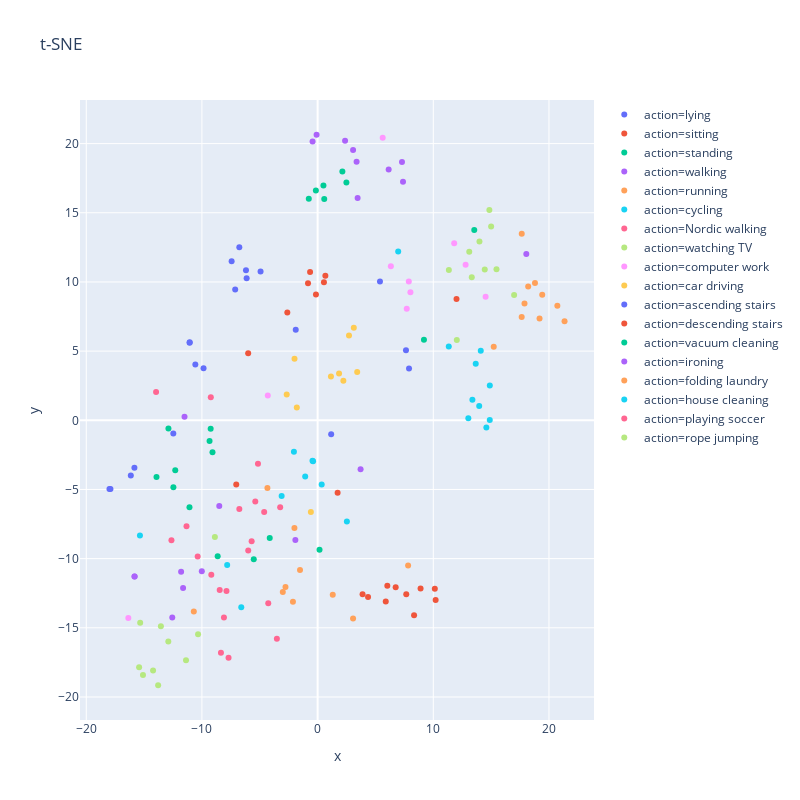
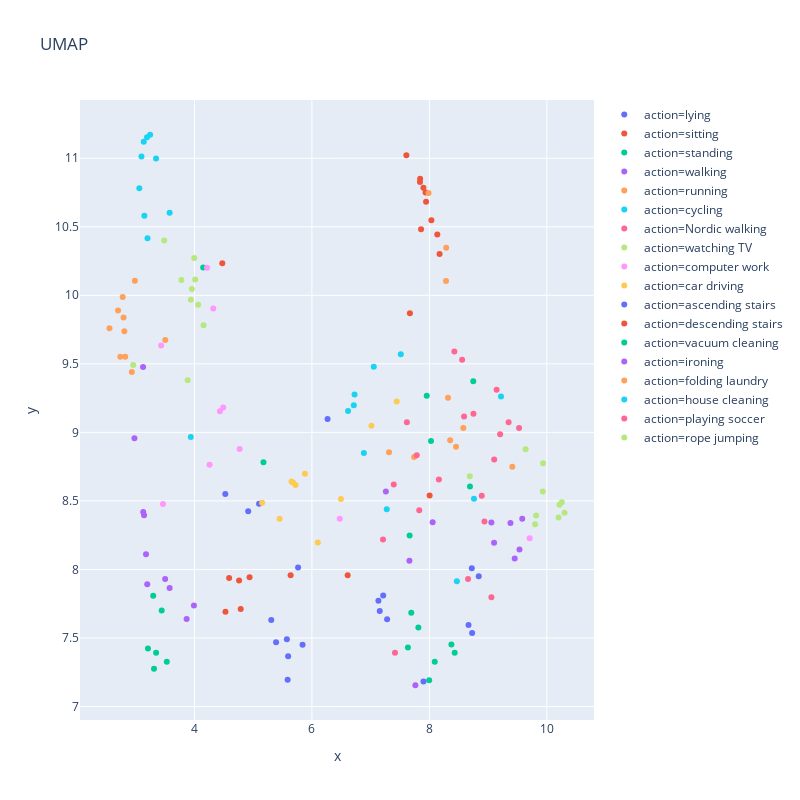

Notebook source saved alongside these figures, in order:
### Code cell
val_actions, val_labels, val_lm = get_action_vector(ae_model, skel_dt, device, class_ids=range(18), class_names=dataReader.idToLabel)
tsne_skel_plot = plot_tnse(val_actions, val_labels, val_lm)
plot_umap(val_actions, val_labels, val_lm)

### Figure 1 — Plotly figure (JSON) as saved in the notebook; plotly's stock layout.template omitted (floating-point values rounded to 4 significant figures)
{"data": [{"hoverlabel": {"namelength": 0}, "hovertemplate": "action=lying<br>x=%{x}<br>y=%{y}", "legendgroup": "action=lying", "marker": {"color": "#636efa", "symbol": "circle"}, "mode": "markers", "name": "action=lying", "showlegend": true, "type": "scatter", "x": [7.902, 1.173, -7.125, 5.391, -6.135, -6.768, -7.432, 7.639, -6.193, -4.933], "xaxis": "x", "y": [3.744, -1.014, 9.45, 10.04, 10.27, 12.51, 11.51, 5.067, 10.84, 10.75], "yaxis": "y"}, {"hoverlabel": {"namelength": 0}, "hovertemplate": "action=sitting<br>x=%{x}<br>y=%{y}", "legendgroup": "action=sitting", "marker": {"color": "#EF553B", "symbol": "circle"}, "mode": "markers", "name": "action=sitting", "showlegend": true, "type": "scatter", "x": [1.729, 10.13, 10.2, 6.748, 8.339, 6.027, 12.01, 8.901, -6.002, 7.663], "xaxis": "x", "y": [-5.24, -12.18, -12.99, -12.06, -14.1, -11.96, 8.764, -12.15, 4.839, -12.58], "yaxis": "y"}, {"hoverlabel": {"namelength": 0}, "hovertemplate": "action=standing<br>x=%{x}<br>y=%{y}", "legendgroup": "action=standing", "marker": {"color": "#00cc96", "symbol": "circle"}, "mode": "markers", "name": "action=standing", "showlegend": true, "type": "scatter", "x": [-9.087, -12.31, -12.47, 13.54, -12.89, -13.93, -9.341, -9.245, 9.192, -11.08], "xaxis": "x", "y": [-2.304, -3.61, -4.836, 13.76, -0.5853, -4.099, -1.499, -0.6163, 5.818, -6.286], "yaxis": "y"}, {"hoverlabel": {"namelength": 0}, "hovertemplate": "action=walking<br>x=%{x}<br>y=%{y}", "legendgroup": "action=walking", "marker": {"color": "#ab63fa", "symbol": "circle"}, "mode": "markers", "name": "action=walking", "showlegend": true, "type": "scatter", "x": [-12.56, -1.923, -11.8, -11.63, -15.82, -15.82, 3.715, -8.5, -11.5, -10.01], "xaxis": "x", "y": [-14.25, -8.647, -10.95, -12.13, -11.29, -11.29, -3.536, -6.197, 0.2482, -10.9], "yaxis": "y"}, {"hoverlabel": {"namelength": 0}, "hovertemplate": "action=running<br>x=%{x}<br>y=%{y}", "legendgroup": "action=running", "marker": {"color": "#FFA15A", "symbol": "circle"}, "mode": "markers", "name": "action=running", "showlegend": true, "type": "scatter", "x": [-2.132, 1.309, -2.005, -2.778, 7.823, 3.066, -1.521, -4.34, -3.009, -10.7], "xaxis": "x", "y": [-13.12, -12.62, -7.782, -12.04, -10.49, -14.32, -10.82, -4.897, -12.42, -13.81], "yaxis": "y"}, {"hoverlabel": {"namelength": 0}, "hovertemplate": "action=cycling<br>x=%{x}<br>y=%{y}", "legendgroup": "action=cycling", "marker": {"color": "#19d3f3", "symbol": "circle"}, "mode": "markers", "name": "action=cycling", "showlegend": true, "type": "scatter", "x": [2.53, -6.599, 0.3536, -1.074, 6.967, -3.109, -0.3941, -0.4424, -2.049, -7.818], "xaxis": "x", "y": [-7.308, -13.52, -4.634, -4.066, 12.21, -5.466, -2.953, -2.926, -2.266, -10.46], "yaxis": "y"}, {"hoverlabel": {"namelength": 0}, "hovertemplate": "action=Nordic walking<br>x=%{x}<br>y=%{y}", "legendgroup": "action=Nordic walking", "marker": {"color": "#FF6692", "symbol": "circle"}, "mode": "markers", "name": "action=Nordic walking", "showlegend": true, "type": "scatter", "x": [-5.156, -5.702, -10.37, -8.463, -4.267, -7.878, -3.236, -9.19, -5.387, -5.998], "xaxis": "x", "y": [-3.148, -8.739, -9.853, -12.27, -13.22, -12.34, -6.278, -11.16, -5.879, -9.416], "yaxis": "y"}, {"hoverlabel": {"namelength": 0}, "hovertemplate": "action=watching TV<br>x=%{x}<br>y=%{y}", "legendgroup": "action=watching TV", "marker": {"color": "#B6E880", "symbol": "circle"}, "mode": "markers", "name": "action=watching TV", "showlegend": true, "type": "scatter", "x": [15.46, 13.11, 12.03, 16.99, 13.33, 13.99, 15.0, 11.34, 14.45, 14.85], "xaxis": "x", "y": [10.92, 12.19, 5.808, 9.063, 10.34, 12.92, 14.0, 10.86, 10.91, 15.2], "yaxis": "y"}, {"hoverlabel": {"namelength": 0}, "hovertemplate": "action=computer work<br>x=%{x}<br>y=%{y}", "legendgroup": "action=computer work", "marker": {"color": "#FF97FF", "symbol": "circle"}, "mode": "markers", "name": "action=computer work", "showlegend": true, "type": "scatter", "x": [6.331, 7.885, 8.022, -16.36, 14.52, 12.79, -4.306, 5.626, 7.706, 11.81], "xaxis": "x", "y": [11.14, 10.03, 9.258, -14.28, 8.939, 11.24, 1.793, 20.43, 8.07, 12.79], "yaxis": "y"}, {"hoverlabel": {"namelength": 0}, "hovertemplate": "action=car driving<br>x=%{x}<br>y=%{y}", "legendgroup": "action=car driving", "marker": {"color": "#FECB52", "symbol": "circle"}, "mode": "markers", "name": "action=car driving", "showlegend": true, "type": "scatter", "x": [-2.671, 2.226, 3.422, 3.129, 2.715, 1.152, -1.997, -1.797, -0.5828, 1.854], "xaxis": "x", "y": [1.871, 2.855, 3.483, 6.685, 6.121, 3.17, 4.451, 0.9206, -6.629, 3.377], "yaxis": "y"}, {"hoverlabel": {"namelength": 0}, "hovertemplate": "action=ascending stairs<br>x=%{x}<br>y=%{y}", "legendgroup": "action=ascending stairs", "marker": {"color": "#636efa", "symbol": "circle"}, "mode": "markers", "name": "action=ascending stairs", "showlegend": true, "type": "scatter", "x": [-16.15, -15.84, -11.06, -1.89, -12.47, -17.91, -10.57, -9.86, -11.06, -17.99], "xaxis": "x", "y": [-3.986, -3.426, 5.612, 6.539, -0.9613, -4.972, 4.028, 3.753, 5.64, -4.969], "yaxis": "y"}, {"hoverlabel": {"namelength": 0}, "hovertemplate": "action=descending stairs<br>x=%{x}<br>y=%{y}", "legendgroup": "action=descending stairs", "marker": {"color": "#EF553B", "symbol": "circle"}, "mode": "markers", "name": "action=descending stairs", "showlegend": true, "type": "scatter", "x": [-0.1425, -0.6506, -7.034, 5.891, -2.617, 4.361, 3.887, 0.5472, 0.6711, -0.8301], "xaxis": "x", "y": [9.085, 10.72, -4.649, -13.11, 7.798, -12.77, -12.58, 9.97, 10.44, 9.9], "yaxis": "y"}, {"hoverlabel": {"namelength": 0}, "hovertemplate": "action=vacuum cleaning<br>x=%{x}<br>y=%{y}", "legendgroup": "action=vacuum cleaning", "marker": {"color": "#00cc96", "symbol": "circle"}, "mode": "markers", "name": "action=vacuum cleaning", "showlegend": true, "type": "scatter", "x": [0.5051, -4.139, 2.142, -0.1502, -0.762, 0.5734, 2.488, -8.639, -5.52, 0.1659], "xaxis": "x", "y": [16.98, -8.499, 17.99, 16.61, 16.02, 15.99, 17.19, -9.831, -10.05, -9.355], "yaxis": "y"}, {"hoverlabel": {"namelength": 0}, "hovertemplate": "action=ironing<br>x=%{x}<br>y=%{y}", "legendgroup": "action=ironing", "marker": {"color": "#ab63fa", "symbol": "circle"}, "mode": "markers", "name": "action=ironing", "showlegend": true, "type": "scatter", "x": [7.294, 7.383, 6.142, 18.04, 3.458, 2.374, -0.435, -0.08921, 3.067, 3.37], "xaxis": "x", "y": [18.67, 17.24, 18.12, 12.01, 16.08, 20.2, 20.16, 20.64, 19.54, 18.69], "yaxis": "y"}, {"hoverlabel": {"namelength": 0}, "hovertemplate": "action=folding laundry<br>x=%{x}<br>y=%{y}", "legendgroup": "action=folding laundry", "marker": {"color": "#FFA15A", "symbol": "circle"}, "mode": "markers", "name": "action=folding laundry", "showlegend": true, "type": "scatter", "x": [15.22, 17.65, 19.42, 17.64, 18.2, 19.18, 17.88, 21.35, 20.72, 18.79], "xaxis": "x", "y": [5.321, 13.48, 9.071, 7.46, 9.666, 7.365, 8.447, 7.152, 8.287, 9.925], "yaxis": "y"}, {"hoverlabel": {"namelength": 0}, "hovertemplate": "action=house cleaning<br>x=%{x}<br>y=%{y}", "legendgroup": "action=house cleaning", "marker": {"color": "#19d3f3", "symbol": "circle"}, "mode": "markers", "name": "action=house cleaning", "showlegend": true, "type": "scatter", "x": [-15.36, 11.34, 14.1, 14.88, 13.03, 13.97, 14.89, 13.67, 13.38, 14.59], "xaxis": "x", "y": [-8.322, 5.338, 5.028, 0.02201, 0.1447, 1.034, 2.516, 4.089, 1.494, -0.5175], "yaxis": "y"}, {"hoverlabel": {"namelength": 0}, "hovertemplate": "action=playing soccer<br>x=%{x}<br>y=%{y}", "legendgroup": "action=playing soccer", "marker": {"color": "#FF6692", "symbol": "circle"}, "mode": "markers", "name": "action=playing soccer", "showlegend": true, "type": "scatter", "x": [-11.33, -3.521, -13.96, -8.096, -6.766, -8.355, -4.62, -9.233, -7.7, -12.63], "xaxis": "x", "y": [-7.659, -15.8, 2.04, -14.26, -6.418, -16.81, -6.622, 1.671, -17.17, -8.663], "yaxis": "y"}, {"hoverlabel": {"namelength": 0}, "hovertemplate": "action=rope jumping<br>x=%{x}<br>y=%{y}", "legendgroup": "action=rope jumping", "marker": {"color": "#B6E880", "symbol": "circle"}, "mode": "markers", "name": "action=rope jumping", "showlegend": true, "type": "scatter", "x": [-10.33, -15.43, -11.38, -8.881, -15.34, -12.9, -14.22, -13.78, -15.1, -13.55], "xaxis": "x", "y": [-15.46, -17.84, -17.34, -8.436, -14.63, -15.98, -18.08, -19.15, -18.41, -14.89], "yaxis": "y"}], "layout": {"height": 800, "legend": {"tracegroupgap": 0}, "title": {"text": "t-SNE"}, "width": 800, "xaxis": {"anchor": "y", "domain": [0, 1], "title": {"text": "x"}}, "yaxis": {"anchor": "x", "domain": [0, 1], "title": {"text": "y"}}}}

### Figure 2 — Plotly figure (JSON) as saved in the notebook; plotly's stock layout.template omitted (floating-point values rounded to 4 significant figures)
{"data": [{"hoverlabel": {"namelength": 0}, "hovertemplate": "action=lying<br>x=%{x}<br>y=%{y}", "legendgroup": "action=lying", "marker": {"color": "#636efa", "symbol": "circle"}, "mode": "markers", "name": "action=lying", "showlegend": true, "type": "scatter", "x": [4.915, 6.266, 5.389, 4.525, 5.307, 5.586, 5.595, 5.099, 5.84, 5.573], "xaxis": "x", "y": [8.425, 9.098, 7.469, 8.55, 7.632, 7.196, 7.366, 8.478, 7.451, 7.491], "yaxis": "y"}, {"hoverlabel": {"namelength": 0}, "hovertemplate": "action=sitting<br>x=%{x}<br>y=%{y}", "legendgroup": "action=sitting", "marker": {"color": "#EF553B", "symbol": "circle"}, "mode": "markers", "name": "action=sitting", "showlegend": true, "type": "scatter", "x": [7.668, 7.608, 7.935, 7.943, 7.898, 7.858, 4.473, 7.84, 6.608, 7.842], "xaxis": "x", "y": [9.87, 11.02, 10.75, 10.68, 10.79, 10.48, 10.23, 10.83, 7.958, 10.85], "yaxis": "y"}, {"hoverlabel": {"namelength": 0}, "hovertemplate": "action=standing<br>x=%{x}<br>y=%{y}", "legendgroup": "action=standing", "marker": {"color": "#00cc96", "symbol": "circle"}, "mode": "markers", "name": "action=standing", "showlegend": true, "type": "scatter", "x": [7.692, 8.092, 8.375, 4.148, 7.996, 8.431, 7.634, 7.813, 5.174, 7.664], "xaxis": "x", "y": [7.685, 7.326, 7.453, 10.2, 7.192, 7.392, 7.431, 7.576, 8.782, 8.248], "yaxis": "y"}, {"hoverlabel": {"namelength": 0}, "hovertemplate": "action=walking<br>x=%{x}<br>y=%{y}", "legendgroup": "action=walking", "marker": {"color": "#ab63fa", "symbol": "circle"}, "mode": "markers", "name": "action=walking", "showlegend": true, "type": "scatter", "x": [9.581, 7.66, 9.101, 9.381, 9.453, 9.534, 7.259, 8.055, 7.761, 9.056], "xaxis": "x", "y": [8.37, 8.063, 8.195, 8.339, 8.081, 8.145, 8.568, 8.344, 7.155, 8.343], "yaxis": "y"}, {"hoverlabel": {"namelength": 0}, "hovertemplate": "action=running<br>x=%{x}<br>y=%{y}", "legendgroup": "action=running", "marker": {"color": "#FFA15A", "symbol": "circle"}, "mode": "markers", "name": "action=running", "showlegend": true, "type": "scatter", "x": [8.454, 8.283, 7.313, 8.354, 7.986, 8.286, 8.317, 7.74, 8.578, 9.412], "xaxis": "x", "y": [8.894, 10.1, 8.855, 8.942, 10.75, 10.35, 9.252, 8.82, 9.032, 8.749], "yaxis": "y"}, {"hoverlabel": {"namelength": 0}, "hovertemplate": "action=cycling<br>x=%{x}<br>y=%{y}", "legendgroup": "action=cycling", "marker": {"color": "#19d3f3", "symbol": "circle"}, "mode": "markers", "name": "action=cycling", "showlegend": true, "type": "scatter", "x": [7.513, 9.219, 7.053, 6.725, 3.937, 7.274, 6.713, 6.615, 6.885, 8.759], "xaxis": "x", "y": [9.569, 9.261, 9.478, 9.276, 8.967, 8.438, 9.198, 9.156, 8.85, 8.517], "yaxis": "y"}, {"hoverlabel": {"namelength": 0}, "hovertemplate": "action=Nordic walking<br>x=%{x}<br>y=%{y}", "legendgroup": "action=Nordic walking", "marker": {"color": "#FF6692", "symbol": "circle"}, "mode": "markers", "name": "action=Nordic walking", "showlegend": true, "type": "scatter", "x": [7.393, 8.425, 8.938, 9.104, 8.75, 9.205, 7.617, 8.891, 7.828, 8.557], "xaxis": "x", "y": [8.62, 9.591, 8.349, 8.802, 9.135, 8.987, 9.074, 8.538, 8.433, 9.53], "yaxis": "y"}, {"hoverlabel": {"namelength": 0}, "hovertemplate": "action=watching TV<br>x=%{x}<br>y=%{y}", "legendgroup": "action=watching TV", "marker": {"color": "#B6E880", "symbol": "circle"}, "mode": "markers", "name": "action=watching TV", "showlegend": true, "type": "scatter", "x": [3.884, 4.011, 3.484, 2.956, 4.154, 3.938, 3.955, 3.996, 3.776, 4.062], "xaxis": "x", "y": [9.38, 10.12, 10.4, 9.491, 9.781, 9.968, 10.05, 10.27, 10.11, 9.932], "yaxis": "y"}, {"hoverlabel": {"namelength": 0}, "hovertemplate": "action=computer work<br>x=%{x}<br>y=%{y}", "legendgroup": "action=computer work", "marker": {"color": "#FF97FF", "symbol": "circle"}, "mode": "markers", "name": "action=computer work", "showlegend": true, "type": "scatter", "x": [4.257, 4.433, 4.489, 9.707, 3.432, 4.214, 6.473, 3.462, 4.768, 4.32], "xaxis": "x", "y": [8.763, 9.155, 9.182, 8.228, 9.634, 10.2, 8.37, 8.477, 8.878, 9.904], "yaxis": "y"}, {"hoverlabel": {"namelength": 0}, "hovertemplate": "action=car driving<br>x=%{x}<br>y=%{y}", "legendgroup": "action=car driving", "marker": {"color": "#FECB52", "symbol": "circle"}, "mode": "markers", "name": "action=car driving", "showlegend": true, "type": "scatter", "x": [6.493, 5.72, 5.651, 5.152, 5.448, 5.881, 6.1, 7.013, 7.443, 5.678], "xaxis": "x", "y": [8.514, 8.615, 8.642, 8.486, 8.37, 8.699, 8.196, 9.048, 9.225, 8.634], "yaxis": "y"}, {"hoverlabel": {"namelength": 0}, "hovertemplate": "action=ascending stairs<br>x=%{x}<br>y=%{y}", "legendgroup": "action=ascending stairs", "marker": {"color": "#636efa", "symbol": "circle"}, "mode": "markers", "name": "action=ascending stairs", "showlegend": true, "type": "scatter", "x": [8.728, 8.666, 7.132, 5.764, 7.899, 8.722, 7.28, 7.154, 7.213, 8.84], "xaxis": "x", "y": [7.537, 7.594, 7.771, 8.015, 7.183, 8.009, 7.638, 7.697, 7.811, 7.95], "yaxis": "y"}, {"hoverlabel": {"namelength": 0}, "hovertemplate": "action=descending stairs<br>x=%{x}<br>y=%{y}", "legendgroup": "action=descending stairs", "marker": {"color": "#EF553B", "symbol": "circle"}, "mode": "markers", "name": "action=descending stairs", "showlegend": true, "type": "scatter", "x": [4.937, 4.527, 8.004, 8.034, 5.637, 8.135, 8.173, 4.759, 4.589, 4.787], "xaxis": "x", "y": [7.943, 7.691, 8.54, 10.55, 7.958, 10.44, 10.3, 7.92, 7.937, 7.712], "yaxis": "y"}, {"hoverlabel": {"namelength": 0}, "hovertemplate": "action=vacuum cleaning<br>x=%{x}<br>y=%{y}", "legendgroup": "action=vacuum cleaning", "marker": {"color": "#00cc96", "symbol": "circle"}, "mode": "markers", "name": "action=vacuum cleaning", "showlegend": true, "type": "scatter", "x": [3.207, 7.954, 3.441, 3.346, 3.528, 3.311, 3.297, 8.691, 8.747, 8.028], "xaxis": "x", "y": [7.424, 9.267, 7.701, 7.392, 7.328, 7.276, 7.808, 8.605, 9.374, 8.936], "yaxis": "y"}, {"hoverlabel": {"namelength": 0}, "hovertemplate": "action=ironing<br>x=%{x}<br>y=%{y}", "legendgroup": "action=ironing", "marker": {"color": "#ab63fa", "symbol": "circle"}, "mode": "markers", "name": "action=ironing", "showlegend": true, "type": "scatter", "x": [3.141, 2.977, 3.127, 3.124, 3.174, 3.576, 3.866, 3.99, 3.5, 3.195], "xaxis": "x", "y": [8.395, 8.957, 8.418, 9.476, 8.111, 7.864, 7.639, 7.738, 7.93, 7.892], "yaxis": "y"}, {"hoverlabel": {"namelength": 0}, "hovertemplate": "action=folding laundry<br>x=%{x}<br>y=%{y}", "legendgroup": "action=folding laundry", "marker": {"color": "#FFA15A", "symbol": "circle"}, "mode": "markers", "name": "action=folding laundry", "showlegend": true, "type": "scatter", "x": [2.985, 3.502, 2.736, 2.805, 2.932, 2.552, 2.791, 2.777, 2.698, 2.82], "xaxis": "x", "y": [10.11, 9.674, 9.552, 9.737, 9.44, 9.76, 9.838, 9.988, 9.889, 9.551], "yaxis": "y"}, {"hoverlabel": {"namelength": 0}, "hovertemplate": "action=house cleaning<br>x=%{x}<br>y=%{y}", "legendgroup": "action=house cleaning", "marker": {"color": "#19d3f3", "symbol": "circle"}, "mode": "markers", "name": "action=house cleaning", "showlegend": true, "type": "scatter", "x": [8.468, 3.576, 3.2, 3.191, 3.245, 3.097, 3.06, 3.146, 3.345, 3.135], "xaxis": "x", "y": [7.914, 10.6, 10.42, 11.15, 11.17, 11.01, 10.78, 10.58, 11.0, 11.12], "yaxis": "y"}, {"hoverlabel": {"namelength": 0}, "hovertemplate": "action=playing soccer<br>x=%{x}<br>y=%{y}", "legendgroup": "action=playing soccer", "marker": {"color": "#FF6692", "symbol": "circle"}, "mode": "markers", "name": "action=playing soccer", "showlegend": true, "type": "scatter", "x": [8.658, 8.591, 7.211, 9.145, 8.161, 9.527, 7.784, 7.414, 9.349, 9.056], "xaxis": "x", "y": [7.931, 9.116, 8.218, 9.311, 8.657, 9.031, 8.834, 7.392, 9.073, 7.796], "yaxis": "y"}, {"hoverlabel": {"namelength": 0}, "hovertemplate": "action=rope jumping<br>x=%{x}<br>y=%{y}", "legendgroup": "action=rope jumping", "marker": {"color": "#B6E880", "symbol": "circle"}, "mode": "markers", "name": "action=rope jumping", "showlegend": true, "type": "scatter", "x": [9.639, 10.21, 9.936, 8.688, 9.817, 9.931, 10.3, 10.25, 10.2, 9.801], "xaxis": "x", "y": [8.876, 8.472, 8.775, 8.68, 8.394, 8.568, 8.413, 8.49, 8.378, 8.329], "yaxis": "y"}], "layout": {"height": 800, "legend": {"tracegroupgap": 0}, "title": {"text": "UMAP"}, "width": 800, "xaxis": {"anchor": "y", "domain": [0, 1], "title": {"text": "x"}}, "yaxis": {"anchor": "x", "domain": [0, 1], "title": {"text": "y"}}}}
